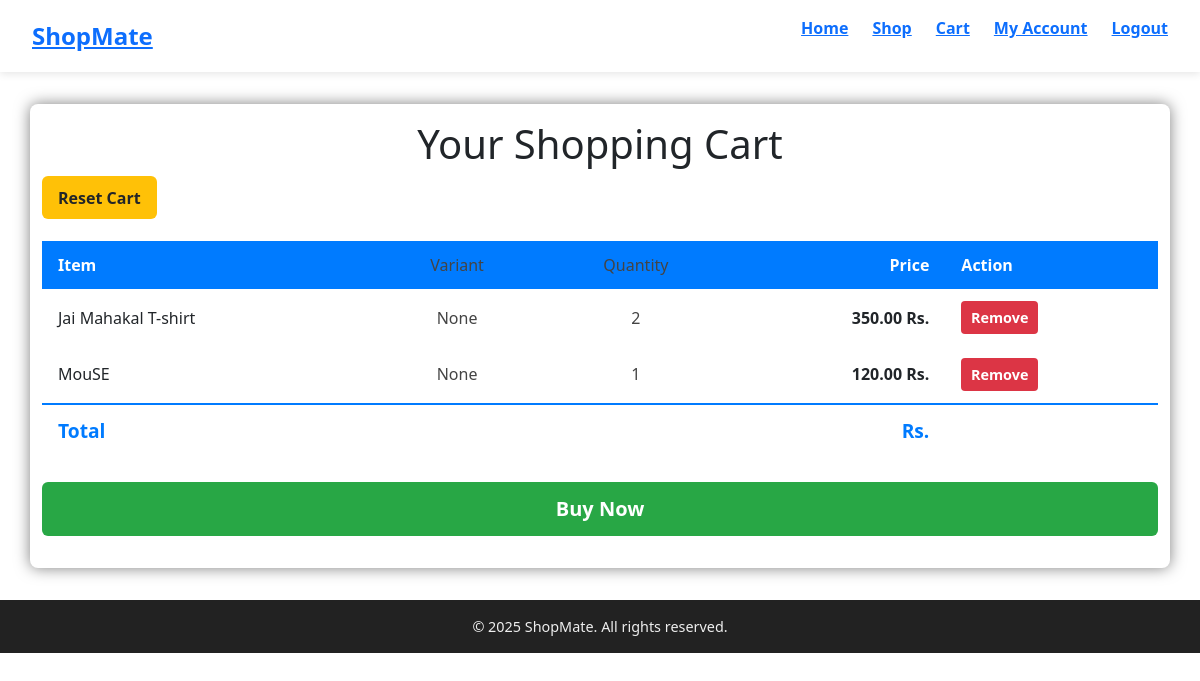
Page /cart (signed in) on the earlier database version.
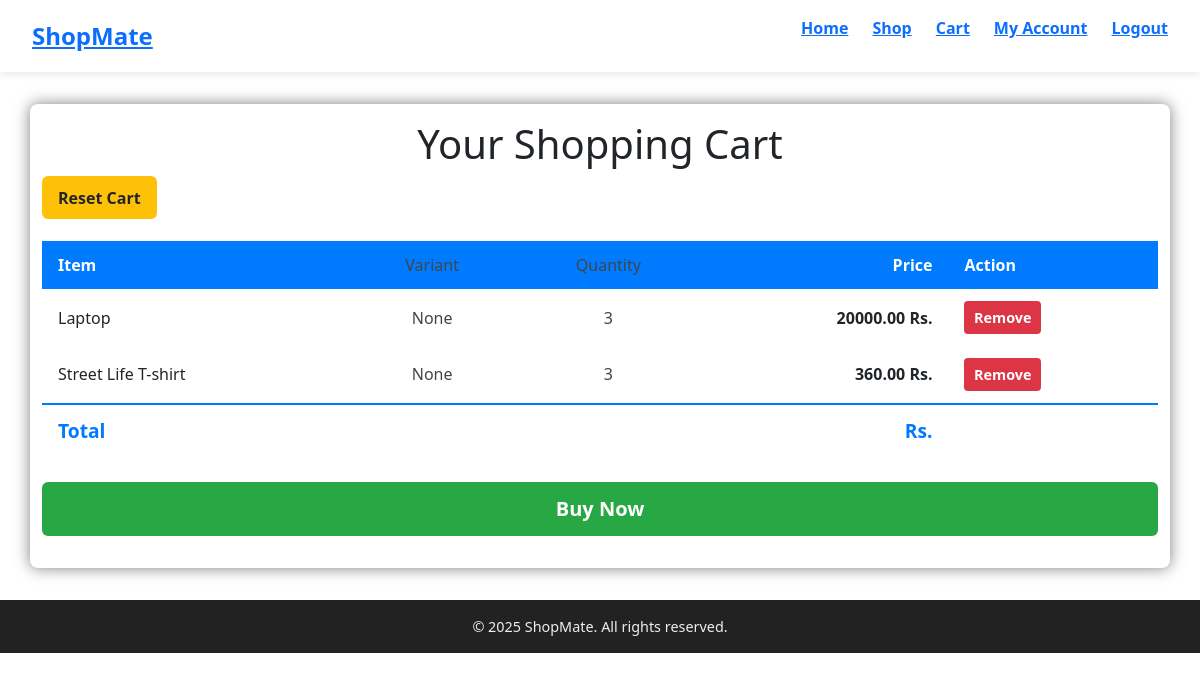
Same page on the later database version.
### ecommstore/models.py (models this page shows)
class CartItem(models.Model):
    user = models.ForeignKey(User, on_delete=models.CASCADE)
    product = models.ForeignKey(Product, on_delete=models.CASCADE)
    variant = models.ForeignKey(ProductVariant, on_delete=models.SET_NULL, null=True, blank=True)
    quantity = models.PositiveIntegerField(default=1)
    price = models.PositiveIntegerField(default=1)
    added_at = models.DateTimeField(auto_now_add=True)
    updated_at = models.DateTimeField(auto_now=True)
    class Meta:
        unique_together = ('user', 'product', 'variant')  # Prevent duplicate items in cart
    def __str__(self):
        return f"{self.quantity}x {self.product.name} for {self.user.username}"

class Product(models.Model):
    product_code = models.CharField(max_length=12,primary_key=True)
    name = models.CharField(max_length=200)
    description = models.TextField()
    image = models.ImageField(upload_to = 'static', blank=True, null=True)
    price = models.DecimalField(max_digits=12,decimal_places=2)
    stock = models.IntegerField()
    specification = models.JSONField(null=True)
    termsnconditions = models.JSONField(null=True)
    created_date = models.DateTimeField(auto_now_add=True)
    desc1 = models.TextField(null=True)
    image1 = models.ImageField(upload_to = 'static', blank=True, null=True)
    image2 = models.ImageField(upload_to = 'static', blank=True, null=True)
    image3 = models.ImageField(upload_to = 'static', blank=True, null=True)
    def __str__(self):
        return self.name

### ecommstore/views.py (the view)
# urls.py: path('cart',views.cart,name="cart"),
def cart(request):
    cart_items = {}
    i=0
    final_cart_items = CartItem.objects.filter(user=request.user)
    cartlength = len(final_cart_items)
    for i in range(0,cartlength):
        cart_items[i] = final_cart_items[i]
    print(cart_items)
    return render(request,'ecommstore/templates/cartdetail.html',{'cart_items':cart_items.items()})

### ecommstore/templates/ecommstore/templates/cartdetail.html (shortened to what this page needs)
{% extends 'base.html' %}
{% block body %}
    <div class="container">
        <h1>Your Shopping Cart</h1>
        {% if cart_items %}
        <div class="clearfix">
            <form method="POST" action="{% url 'resetCart' %}" style="display:inline-block;">
                <button type="submit" class="reset-cart-btn">Reset Cart</button>
            </form>
        </div>
        <table>
            <thead>
                <tr>
                    <th>Item</th>
                    <th class="variant">Variant</th>
                    <th class="quantity">Quantity</th>
                    <th class="price">Price</th>
                    <th>Action</th>
                </tr>
            </thead>
            <tbody>
                {% for key, value in cart_items %}
                <tr>
                    <td>{{ value.product }}</td>
                    <td class="variant">{{ value.variant }}</td>
                    <td class="quantity">{{ value.quantity }}</td>
                    <td class="price">{{ value.price|floatformat:2 }} Rs.</td>
                    <td>
                        <form method="POST" action="{% url 'delToCartAct' value.id %}">
                            <button type="submit" class="remove-btn">Remove</button>
                        </form>
                    </td>
                </tr>
                {% endfor %}
                <tr class="total-row">
                    <td colspan="3">Total</td>
                    <td class="price">Rs. {{ total_price|floatformat:2 }}</td>
                    <td></td>
                </tr>
            </tbody>
        </table>
        <form method="POST" action="">
            <button type="submit" class="buy-now-btn">Buy Now</button>
        </form>
        {% else %}
        <p class="empty-cart">Your cart is empty!<br>Please Add Item to your cart.
        </p>
        {% endif %}
    </div>
{% endblock %}

### ecommstore/templates/base.html (shortened to what this page needs)
<!DOCTYPE html>
<html lang="en">
<head>
    <link href="https://cdn.jsdelivr.net/npm/bootstrap@5.3.2/dist/css/bootstrap.min.css" rel="stylesheet">
</head>
<body>
    <nav>
        <div class="logo">
            <a href="{% url 'home' %}">ShopMate</a>
        </div>
        <ul>
            <li><a href="{% url 'home' %}">Home</a></li>
            <li><a href="{% url 'shop' %}">Shop</a></li>
            <li><a href="{% url 'cart' %}">Cart</a></li>
            {% if user.is_authenticated %}
                <li><a href="{% url 'account' %}">My Account</a></li>
                <li><a href="{% url 'logout' %}">Logout</a></li>
            {% else %}
                <li><a href="{% url 'login' %}">Login</a></li>
                <li><a href="{% url 'signup' %}">Sign Up</a></li>
            {% endif %}
        </ul>
    </nav>
    {% block body %}{% endblock %}
    <footer>
        &copy; 2025 ShopMate. All rights reserved.
    </footer>
</body>
</html>

Differences in the rows shown:
removed CartItem: product "Jai Mahakal T-shirt", variant "None", quantity "2", price "350.00"
removed CartItem: product "MouSE", variant "None", quantity "1", price "120.00"
added CartItem: product "Laptop", variant "None", quantity "3", price "20000.00"
added CartItem: product "Street Life T-shirt", variant "None", quantity "3", price "360.00"
